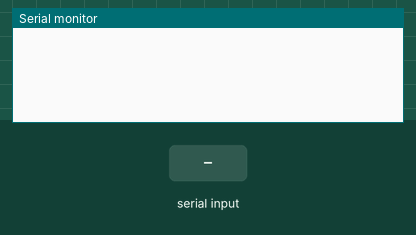
Bench run of a sketch on a simulated Arduino Uno, built with avr-gcc and run on an emulated ATmega328P. Shown: the last lines printed to the serial monitor. Inputs (shaded band) come from the test bench.

Above: at 1.2 s.
1.3 s: "1" received over Serial
At 2.1 s:
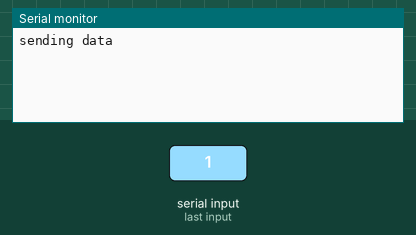
2.8 s: "1" received over the second serial link
At 3.8 s:
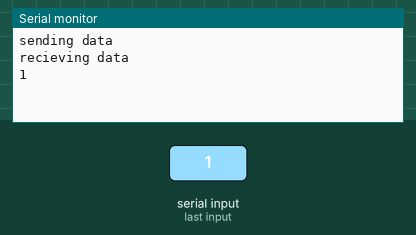
4.3 s: "0" received over the second serial link
At 4.9 s:
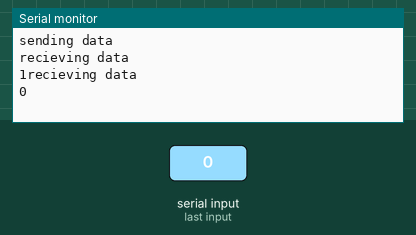

Measured:
- after the input at 1.3 s, the serial monitor: prints a new line at once (image 1)
- after the input at 2.8 s, the serial monitor: prints a new line at once (image 2)
- after the input at 4.3 s, the serial monitor: prints a new line at once (image 3)

The sketch:

HC12_test.ino
```cpp
#include <SoftwareSerial.h>

SoftwareSerial HC12(10, 11); // HC-12 TX Pin, HC-12 RX Pin

void setup() {
  Serial.begin(9600);             // Serial port to computer
  HC12.begin(9600);               // Serial port to HC12
}

void loop() {
  while (HC12.available()) {        // If HC-12 has data
    Serial.println("recieving data");
    Serial.write(HC12.read());      // Send the data to Serial monitor
  }
  while (Serial.available()) {      // If Serial monitor has data
    Serial.println("sending data");
    HC12.write(Serial.read());      // Send that data to HC-12
  }
}
```
